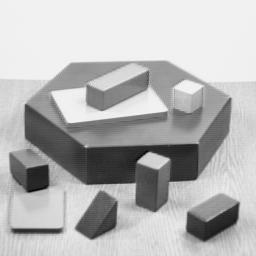
#> input picture OpenCV/images/blox.jpg, 256 x 256 px; the run also reads 2 pictures not shown here
$ jupyter execute --allow-errors 3_Feature_Detection.ipynb   (shell and % lines are left out)   (older library calls are emulated)
#> lines starting #> are read from the running program, lines starting #| are printed output that depends on the picture; after the words box and inside, x2 and y2 are one past the last pixel; in counts of white or black regions, pixels touching at a corner belong together
# Setup

[cell 1]
import cv2
import numpy as np
import matplotlib.pyplot as plt

# References
- Python tutorial: https://vovkos.github.io/doxyrest-showcase/opencv/sphinx_rtd_theme/page_tutorial_py_root.html
- Alternative site: https://docs.opencv.org/master/d6/d00/tutorial_py_root.html
- Sample images: http://people.scs.carleton.ca/~roth/comp4102a-17/comp4102a-17-DVD/data/

Goal

In this chapter, we will just try to understand what are features, why are they important, why corners are important etc.

Explanation

Most of you will have played the jigsaw puzzle games. You get a lot of small pieces of an image, where you need to assemble them correctly to form a big real image. The question is, how you do it? What about the projecting the same theory to a computer program so that computer can play jigsaw puzzles? If the computer can play jigsaw puzzles, why can’t we give a lot of real-life images of a good natural scenery to computer and tell it to stitch all those images to a big single image? If the computer can stitch several natural images to one, what about giving a lot of pictures of a building or any structure and tell computer to create a 3D model out of it?

Well, the questions and imaginations continue. But it all depends on the most basic question: How do you play jigsaw puzzles? How do you arrange lots of scrambled image pieces into a big single image? How can you stitch a lot of natural images to a single image?

The answer is, we are looking for specific patterns or specific features which are unique, can be easily tracked and can be easily compared. If we go for a definition of such a feature, we may find it difficult to express it in words, but we know what they are. If someone asks you to point out one good feature which can be compared across several images, you can point out one. That is why even small children can simply play these games. We search for these features in an image, find them, look for the same features in other images and align them. That’s it. (In jigsaw puzzle, we look more into continuity of different images). All these abilities are present in us inherently.

So our one basic question expands to more in number, but becomes more specific. What are these features?. (The answer should be understandable also to a computer.)

It is difficult to say how humans find these features. This is already programmed in our brain. But if we look deep into some pictures and search for different patterns, we will find something interesting. For example, take below image:

The image is very simple. At the top of image, six small image patches are given. Question for you is to find the exact location of these patches in the original image. How many correct results can you find?

A and B are flat surfaces and they are spread over a lot of area. It is difficult to find the exact location of these patches.

C and D are much more simple. They are edges of the building. You can find an approximate location, but exact location is still difficult. This is because the pattern is same everywhere along the edge. At the edge, however, it is different. An edge is therefore better feature compared to flat area, but not good enough (It is good in jigsaw puzzle for comparing continuity of edges).

Finally, E and F are some corners of the building. And they can be easily found. Because at the corners, wherever you move this patch, it will look different. So they can be considered as good features. So now we move into simpler (and widely used image) for better understanding.

Just like above, the blue patch is flat area and difficult to find and track. Wherever you move the blue patch it looks the same. The black patch has an edge. If you move it in vertical direction (i.e. along the gradient) it changes. Moved along the edge (parallel to edge), it looks the same. And for red patch, it is a corner. Wherever you move the patch, it looks different, means it is unique. So basically, corners are considered to be good features in an image. (Not just corners, in some cases blobs are considered good features).

So now we answered our question, “what are these features?”. But next question arises. How do we find them? Or how do we find the corners?. We answered that in an intuitive way, i.e., look for the regions in images which have maximum variation when moved (by a small amount) in all regions around it. This would be projected into computer language in coming chapters. So finding these image features is called Feature Detection.

We found the features in the images. Once you have found it, you should be able to find the same in the other images. How is this done? We take a region around the feature, we explain it in our own words, like “upper part is blue sky, lower part is region from a building, on that building there is glass etc” and you search for the same area in the other images. Basically, you are describing the feature. Similarly, a computer also should describe the region around the feature so that it can find it in other images. So called description is called Feature Description. Once you have the features and its description, you can find same features in all images and align them, stitch them together or do whatever you want.

So in this module, we are looking to different algorithms in OpenCV to find features, describe them, match them etc.

# Harris Corner Detector

    cornerHarris(src, blockSize, ksize, k[, dst[, borderType]]) -> dst

The function runs the Harris corner detector on the image. Similarly to cornerMinEigenVal and
cornerEigenValsAndVecs , for each pixel $(x, y)$ it calculates a $2\times2$ gradient covariance
matrix $M^{(x,y)}$ over a $\texttt{blockSize} \times \texttt{blockSize}$ neighborhood. Then, it
computes the following characteristic:

$$\texttt{dst} (x,y) =  \mathrm{det}\; M^{(x,y)} - k  \cdot \left ( \mathrm{tr}\; M^{(x,y)} \right )^2$$

Corners in the image can be found as the local maxima of this response map.

- `src` Input single-channel 8-bit or floating-point image.
- `dst` Image to store the Harris detector responses. It has the type CV_32FC1 and the same size as src .
- `blockSize` Neighborhood size (see the details on #cornerEigenValsAndVecs ).
- `ksize` Aperture parameter for the Sobel operator.
- `k` Harris detector free parameter. See the formula above.
- `borderType` Pixel extrapolation method. See #BorderTypes. #BORDER_WRAP is not supported.

[cell 2]
# filename = 'images/chessboard.png'
# img = cv2.imread(filename)
# gray = cv2.cvtColor(img,cv2.COLOR_BGR2GRAY)

img = cv2.imread('images/blox.jpg')
#> img is the input picture: shape (256, 256, 3); min 0, max 252, mean 182.8
gray = cv2.cvtColor(img,cv2.COLOR_BGR2GRAY)

gray = np.float32(gray)
dst = cv2.cornerHarris(gray,2,3,0.04)
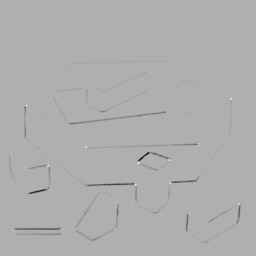
#> dst: shape (256, 256) float32; min -17199288, max 7744669, mean -99159.6; drawn with min black and max white

#result is dilated for marking the corners, not important
dst = cv2.dilate(dst,None)
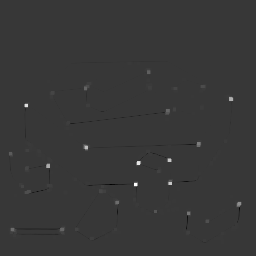
#> dst: shape (256, 256) float32; min -2162714.8, max 7744669, mean 13098.9; drawn with min black and max white

# Threshold for an optimal value, it may vary depending on the image.
img[dst>0.01*dst.max()]=[0,0,255]
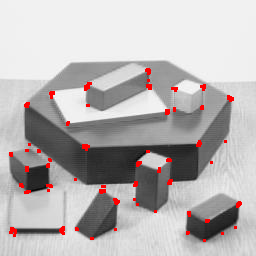
#> img: shape (256, 256, 3); 1.77% of pixels changed, all inside (x1, y1, x2, y2) = (9, 68, 242, 242)

plt.figure(figsize=(12,12))
plt.imshow(img)
plt.show()
plt.close()

# Shi-Tomasi Corner Detector & Good Features to Track

In 1994, J. Shi and C. Tomasi made a small modification to it in their paper Good Features to Track which shows better results compared to Harris Corner Detector. The scoring function in Harris Corner Detector was given by:

$$𝑅 = \lambda_1 \lambda_2 − 𝑘(\lambda_1 + \lambda_2)^2$$

Instead of this, Shi-Tomasi proposed:

$$𝑅 =\mathrm{𝑚𝑖𝑛}(\lambda_1, \lambda_2)$$
If it is a greater than a threshold value, it is considered as a corner.
If we plot it in $\lambda_1 - \lambda_2$ space as we did in Harris Corner Detector, we get an image as below:

From the figure, you can see that only when $\lambda_1$ and $\lambda_2$ are above a minimum value, $\lambda_{𝑚𝑖𝑛}$, it is conidered as a corner(green region).

[cell 3]
img = cv2.imread('images/blox.jpg')
gray = cv2.cvtColor(img,cv2.COLOR_BGR2GRAY)

corners = cv2.goodFeaturesToTrack(gray,25,0.01,10)
#> corners = 25 rows, first 8: [138, 162], [230, 98], [135, 184], [47, 165], [168, 159], [26, 105], [238, 203], [85, 146]
corners = np.int0(corners)

for i in corners:
    x,y = i.ravel()
    cv2.circle(img,(x,y),3,255,-1)
#> this loop made 25 passes
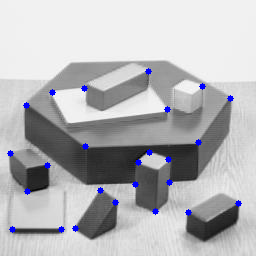
#> img: shape (256, 256, 3); 1.11% of pixels changed, all inside (x1, y1, x2, y2) = (7, 68, 242, 233)
plt.figure(figsize=(8,8))
plt.imshow(img),plt.show()
plt.close()

[cell 4]
corners[:5]
#> Out = [[138, 162], [230, 98], [135, 184], [47, 165], [168, 159]]

# Rapid Historic Overview

- **[SIFT (Scale-Invariant Feature Transform)](https://vovkos.github.io/doxyrest-showcase/opencv/sphinx_rtd_theme/page_tutorial_py_sift_intro.html#doxid-da-df5-tutorial-py-sift-intro)** Harris corner detector is not good enough when scale of image changes. Lowe developed a breakthrough method to find scale-invariant features and it is called SIFT
- **[SURF (Speeded-Up Robust Features)](https://vovkos.github.io/doxyrest-showcase/opencv/sphinx_rtd_theme/page_tutorial_py_surf_intro.html#doxid-df-dd2-tutorial-py-surf-intro)** SIFT is really good, but not fast enough, so people came up with a speeded-up version called SURF.
- **[FAST Algorithm for Corner Detection](https://vovkos.github.io/doxyrest-showcase/opencv/sphinx_rtd_theme/page_tutorial_py_fast.html#doxid-df-d0c-tutorial-py-fast)** All the above feature detection methods are good in some way. But they are not fast enough to work in real-time applications like SLAM. There comes the FAST algorithm, which is really “FAST”.
- **[BRIEF (Binary Robust Independent Elementary Features)](https://vovkos.github.io/doxyrest-showcase/opencv/sphinx_rtd_theme/page_tutorial_py_brief.html#doxid-dc-d7d-tutorial-py-brief)** SIFT uses a feature descriptor with 128 floating point numbers. Consider thousands of such features. It takes lots of memory and more time for matching. We can compress it to make it faster. But still we have to calculate it first. There comes BRIEF which gives the shortcut to find binary descriptors with less memory, faster matching, still higher recognition rate.

# ORB (Oriented FAST and Rotated BRIEF)

As an OpenCV enthusiast, the most important thing about the ORB is that it came from “OpenCV Labs”. This algorithm was brought up by Ethan Rublee, Vincent Rabaud, Kurt Konolige and Gary R. Bradski in their paper ORB: An efficient alternative to SIFT or SURF in 2011. As the title says, it is a good alternative to SIFT and SURF in computation cost, matching performance and mainly the patents. Yes, SIFT and SURF are patented and you are supposed to pay them for its use. But ORB is not !!!

ORB is basically a fusion of FAST keypoint detector and BRIEF descriptor with many modifications to enhance the performance. First it use FAST to find keypoints, then apply Harris corner measure to find top N points among them. It also use pyramid to produce multiscale-features. But one problem is that, FAST doesn’t compute the orientation. So what about rotation invariance? Authors came up with following modification.

It computes the intensity weighted centroid of the patch with located corner at center. The direction of the vector from this corner point to centroid gives the orientation. To improve the rotation invariance, moments are computed with x and y which should be in a circular region of radius 𝑟, where 𝑟 is the size of the patch.

Now for descriptors, ORB use BRIEF descriptors. But we have already seen that BRIEF performs poorly with rotation. So what ORB does is to “steer” BRIEF according to the orientation of keypoints. For any feature set of 𝑛 binary tests at location (𝑥𝑖,𝑦𝑖), define a 2×𝑛 matrix, 𝑆 which contains the coordinates of these pixels. Then using the orientation of patch, 𝜃, its rotation matrix is found and rotates the 𝑆 to get steered(rotated) version 𝑆𝜃.

ORB discretize the angle to increments of 2𝜋/30 (12 degrees), and construct a lookup table of precomputed BRIEF patterns. As long as the keypoint orientation 𝜃 is consistent across views, the correct set of points 𝑆𝜃 will be used to compute its descriptor.

BRIEF has an important property that each bit feature has a large variance and a mean near 0.5. But once it is oriented along keypoint direction, it loses this property and become more distributed. High variance makes a feature more discriminative, since it responds differentially to inputs. Another desirable property is to have the tests uncorrelated, since then each test will contribute to the result. To resolve all these, ORB runs a greedy search among all possible binary tests to find the ones that have both high variance and means close to 0.5, as well as being uncorrelated. The result is called rBRIEF.

For descriptor matching, multi-probe LSH which improves on the traditional LSH, is used. The paper says ORB is much faster than SURF and SIFT and ORB descriptor works better than SURF. ORB is a good choice in low-power devices for panorama stitching etc.

## ORB in OpenCV

As usual, we have to create an ORB object with the function, `cv2.ORB()` or using feature2d common interface. It has a number of optional parameters. Most useful ones are nFeatures which denotes maximum number of features to be retained (by default 500), scoreType which denotes whether Harris score or FAST score to rank the features (by default, Harris score) etc. Another parameter, WTA_K decides number of points that produce each element of the oriented BRIEF descriptor. By default it is two, ie selects two points at a time. In that case, for matching, NORM_HAMMING distance is used. If WTA_K is 3 or 4, which takes 3 or 4 points to produce BRIEF descriptor, then matching distance is defined by NORM_HAMMING2.

Below is a simple code which shows the use of ORB.

[cell 5]
img = cv2.imread('images/blox.jpg')

# Initiate ORB detector
orb = cv2.ORB_create()

# find the keypoints with ORB
kp = orb.detect(img,None)
#> kp = 290 keypoints; strongest (x, y, size): (143, 161, 92.6), (140, 161, 53.6), (142, 162, 77.1), (138, 161, 37.2)

# compute the descriptors with ORB
kp, des = orb.compute(img, kp)

# draw only keypoints location,not size and orientation
img2 = cv2.drawKeypoints(img, kp, None, color=(0,255,0), flags=0)
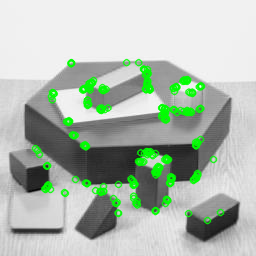
#> img2: shape (256, 256, 3); mean B, G, R 175.2, 188.1, 175.2

plt.figure(figsize=(8,8))
plt.imshow(img2)
plt.show()
plt.close()

[cell 6]
print(f"Number of Key Points: {len(kp)}  Type: {type(kp[0])}\n\nExample:\n")
#| Number of Key Points: 290  Type: <class 'cv2.KeyPoint'>
#| Example:
kp0 = kp[0]
#> kp0 = keypoint at (71, 63), size 31
for k in filter(lambda s: not s.startswith('__'), dir(kp0)):
    print(f"\t{k}\t{eval('kp0.%s'%k)}")
#> this loop made 8 passes
#> (printed output is left out)

plt.figure(figsize=(10,5))
plt.imshow(des.T, cmap='gray', interpolation=None)
plt.show()
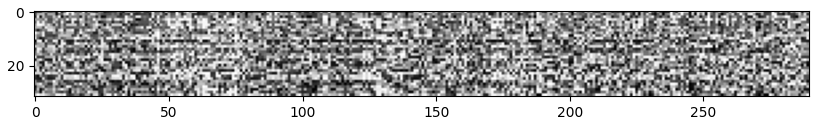
#> figure drawn by matplotlib, 1 panel
#> (the rest of the program and of its run is left out)
